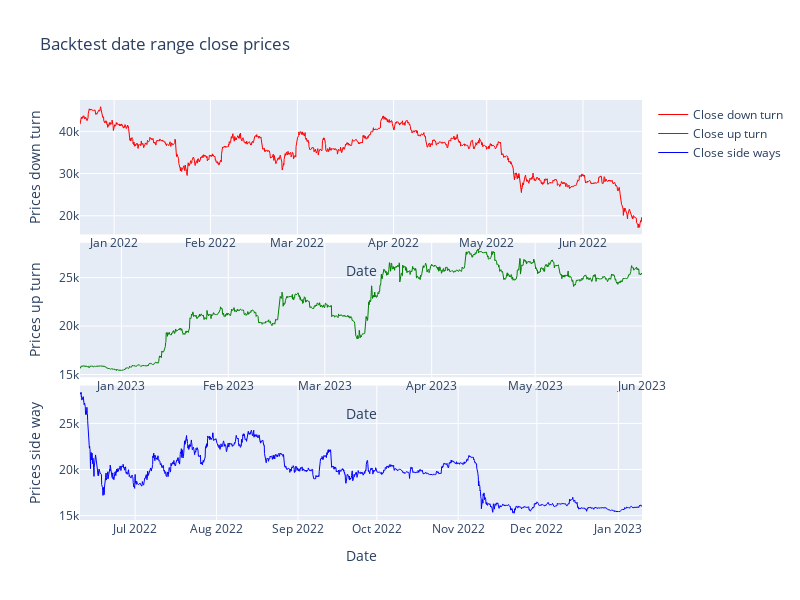

The cell this chart's notebook holds for it:
### Markdown cell above
## Step 2: Setting up the backtest

### Code cell
from investing_algorithm_framework import create_app, BacktestDateRange, \
    CCXTOHLCVMarketDataSource, RESOURCE_DIRECTORY, \
    PortfolioConfiguration, convert_polars_to_pandas
from plotly import graph_objects as go
from pandas import DataFrame as PandasDataFrame
from datetime import datetime

# Define the backtest date ranges
up_turn_date_range = BacktestDateRange(
    start_date=datetime(2022, 12, 20),
    end_date=datetime(2023, 6, 1),
    name="up_turn"
)
sideways_date_range = BacktestDateRange(
    start_date=datetime(2022, 6, 10),
    end_date=datetime(2023, 1, 10),
    name="sideways"
)
down_turn_date_range = BacktestDateRange(
    start_date=datetime(2021, 12, 21),
    end_date=datetime(2022, 6, 20),
    name="down_turn"
)

# Create the app and the champion and challenger algorithms
app = create_app(config={RESOURCE_DIRECTORY: "resources_dump"})
app.add_portfolio_configuration(PortfolioConfiguration(initial_balance=1000, trading_symbol="EUR", market="BITVAVO"))

champion = create_algorithm(
    name="primary",
    description="This is the primary algorithm configured with 21 ema and 50 ema",
    long_period=50,
    short_period=21
)
challenger = create_alternative_algorithm(
    name="secondary",
    description="This is the primary algorithm configured with 21 ema and 50 ema",
    long_period=50,
    short_period=21,
    rsi_period=14,
    rsi_sell_threshold=70,
    rsi_buy_threshold=60
)

def create_prices_graph(
    data: PandasDataFrame, name: str = "Close", color: str = "blue"
) -> go.Scatter:
    return go.Scatter(
        x=data.index,
        y=data['Close'],
        mode='lines',
        line=dict(color=color, width=1),
        name=name
    )

down_turn_data_source = CCXTOHLCVMarketDataSource(
    window_size=100,
    time_frame="2h",
    market="bitvavo",
    symbol="BTC/EUR",
    identifier="BTC/EUR_OHLCV"
)
df_down_turn = down_turn_data_source.get_data(
    start_date=down_turn_date_range.start_date,
    end_date=down_turn_date_range.end_date
)
df_down_turn = convert_polars_to_pandas(df_down_turn)
up_turn_data_source = CCXTOHLCVMarketDataSource(
    window_size=100,
    time_frame="2h",
    market="bitvavo",
    symbol="BTC/EUR",
    identifier="BTC/EUR_OHLCV"
)
df_up_turn = up_turn_data_source.get_data(
    start_date=up_turn_date_range.start_date,
    end_date=up_turn_date_range.end_date
)
df_up_turn = convert_polars_to_pandas(df_up_turn)
side_way_data_source = CCXTOHLCVMarketDataSource(
    window_size=100,
    time_frame="2h",
    market="bitvavo",
    symbol="BTC/EUR",
    identifier="BTC/EUR_OHLCV"
)
df_side_way = side_way_data_source.get_data(
    start_date=sideways_date_range.start_date,
    end_date=sideways_date_range.end_date
)
df_side_way = convert_polars_to_pandas(df_side_way)

from plotly.subplots import make_subplots
fig = make_subplots(rows=3, cols=1, shared_xaxes=False, vertical_spacing=0.02)
fig.add_trace(create_prices_graph(df_down_turn, name="Close down turn", color="red"), row=1, col=1)
fig.add_trace(create_prices_graph(df_up_turn, name="Close up turn", color="green"), row=2, col=1)
fig.add_trace(create_prices_graph(df_side_way, name="Close side ways", color="blue"), row=3, col=1)

fig.update_layout(
    height=600, width=800, title_text="Backtest date range close prices"
)

# Add titles to each subplot
fig.update_xaxes(title_text="Date", row=1, col=1)
fig.update_yaxes(title_text="Prices down turn", row=1, col=1)
fig.update_xaxes(title_text="Date", row=2, col=1)
fig.update_yaxes(title_text="Prices up turn", row=2, col=1)
fig.update_xaxes(title_text="Date", row=3, col=1)
fig.update_yaxes(title_text="Prices side way", row=3, col=1)
fig.show()

### Figure 1 — Plotly figure (JSON) as saved in the notebook; plotly's stock layout.template omitted (floating-point values rounded to 4 significant figures; data arrays with more than 128 entries replaced by an {"elided": "..."} marker saying what was removed)
{"data": [{"line": {"color": "red", "width": 1}, "mode": "lines", "name": "Close down turn", "type": "scatter", "x": {"elided": "2173 str values"}, "xaxis": "x", "y": {"elided": "2173 int values"}, "yaxis": "y"}, {"line": {"color": "green", "width": 1}, "mode": "lines", "name": "Close up turn", "type": "scatter", "x": {"elided": "1956 str values"}, "xaxis": "x2", "y": {"elided": "1956 int values"}, "yaxis": "y2"}, {"line": {"color": "blue", "width": 1}, "mode": "lines", "name": "Close side ways", "type": "scatter", "x": {"elided": "2569 str values"}, "xaxis": "x3", "y": {"elided": "2569 int values"}, "yaxis": "y3"}], "layout": {"height": 600, "title": {"text": "Backtest date range close prices"}, "width": 800, "xaxis": {"anchor": "y", "domain": [0, 1], "title": {"text": "Date"}}, "xaxis2": {"anchor": "y2", "domain": [0, 1], "title": {"text": "Date"}}, "xaxis3": {"anchor": "y3", "domain": [0, 1], "title": {"text": "Date"}}, "yaxis": {"anchor": "x", "domain": [0.68, 1], "title": {"text": "Prices down turn"}}, "yaxis2": {"anchor": "x2", "domain": [0.34, 0.66], "title": {"text": "Prices up turn"}}, "yaxis3": {"anchor": "x3", "domain": [0, 0.32], "title": {"text": "Prices side way"}}}}
